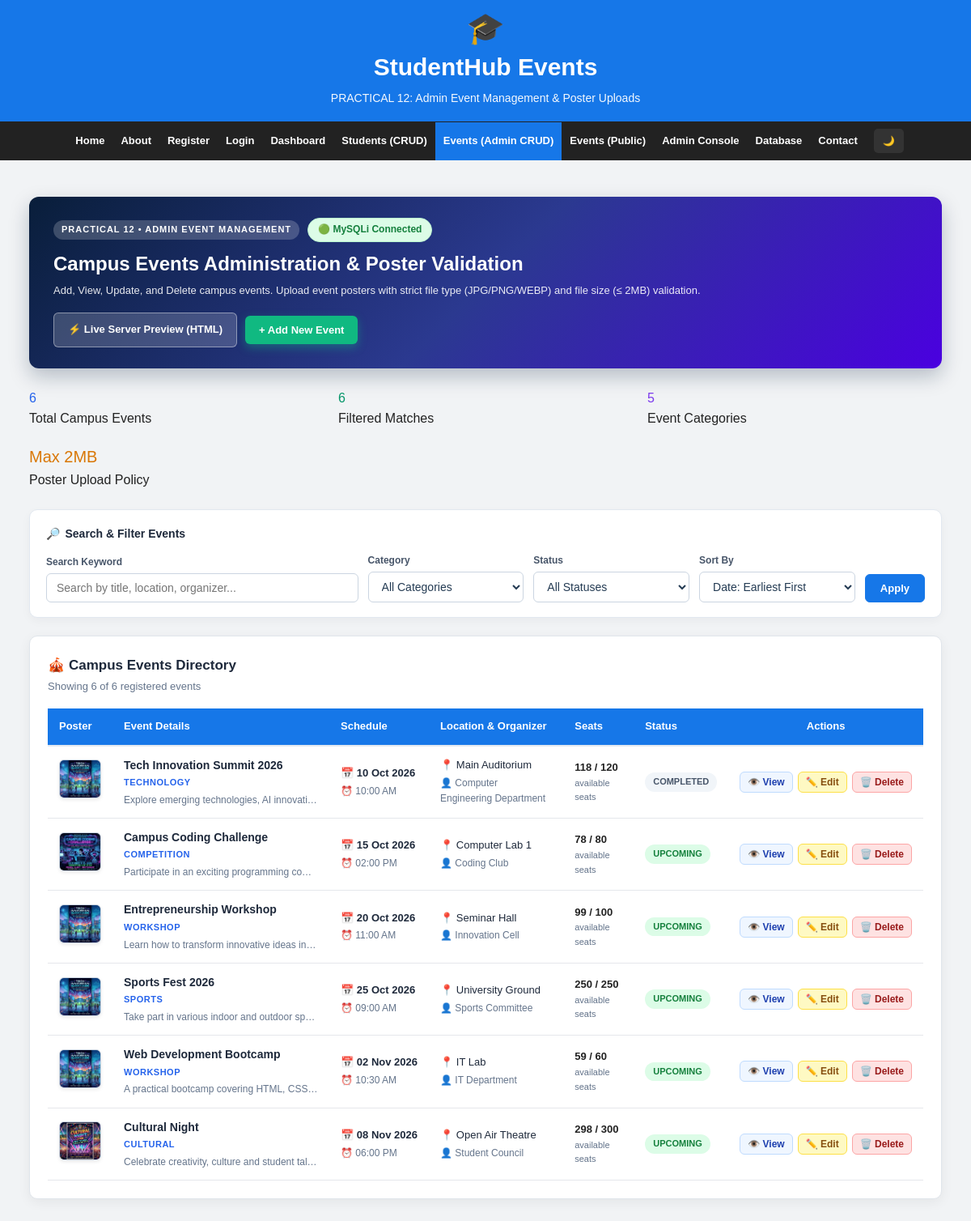
Screenshot of /php/event_manager.php (signed in) with the database file from the repository.
### tables this page shows
CREATE TABLE `events` (
    `event_id` INT UNSIGNED AUTO_INCREMENT PRIMARY KEY,
    `title` VARCHAR(150) NOT NULL,
    `category` VARCHAR(50) NOT NULL COMMENT 'Technology, Competition, Workshop, Sports, Cultural',
    `event_date` DATE NOT NULL,
    `event_time` VARCHAR(30) NOT NULL,
    `location` VARCHAR(120) NOT NULL,
    `description` TEXT NOT NULL,
    `organizer` VARCHAR(120) NOT NULL,
    `total_seats` INT UNSIGNED NOT NULL,
    `available_seats` INT UNSIGNED NOT NULL,
    `status` ENUM('Upcoming', 'Ongoing', 'Completed', 'Cancelled') NOT NULL DEFAULT 'Upcoming',
    `poster_image` VARCHAR(255) DEFAULT 'default_poster.jpg' COMMENT 'Relative path or filename of event poster image',
    `created_at` TIMESTAMP NOT NULL DEFAULT CURRENT_TIMESTAMP,

    INDEX `idx_events_date` (`event_date`),
    INDEX `idx_events_category` (`category`),
    INDEX `idx_events_status` (`status`)
);

### php/event_manager.php (the view, shortened to what the rows shown need)
<?php
$mysqli = getMySQLiConnection();
$isDbConnected = ($mysqli instanceof mysqli);
$sortBy         = trim($_GET['sort'] ?? 'dateAsc');
$eventsList = [];
if ($isDbConnected) {
    try {
        $sql = "
            SELECT event_id, title, category, event_date, event_time, location,
                   description, organizer, total_seats, available_seats, status, poster_image, created_at
            FROM events
            WHERE 1=1
        ";
        switch ($sortBy) {
            case 'dateAsc':
            default:
                $sql .= " ORDER BY event_date ASC, event_time ASC";
                break;
        }
        $stmt = $mysqli->prepare($sql);
        if ($stmt) {
            $stmt->execute();
            $res = $stmt->get_result();
            while ($row = $res->fetch_assoc()) {
                $eventsList[] = $row;
            }
        }
    } catch (Exception $e) {
        error_log("Event Manager Query Exception: " . $e->getMessage());
    }
}
?>
<!DOCTYPE html>
<html lang="en">
<head>
    <link rel="stylesheet" href="../css/style.css">
</head>
<body>
<header class="site-header">
    <h1>StudentHub Events</h1>
</header>
<main>
    <div class="container" style="margin-top: 25px; margin-bottom: 50px;">
        <section class="event-hero">
            <div>
                <h2 style="margin: 8px 0 4px 0; font-size: 24px; color: #ffffff;">
                    Campus Events Administration & Poster Validation
                </h2>
            </div>
        </section>
        <section class="card" style="padding: 22px; box-shadow: 0 4px 15px rgba(0,0,0,0.06); border-radius: 10px;">
            <div style="overflow-x: auto;">
                <table class="records-table" style="width: 100%; border-collapse: collapse; font-size: 13px;">
                    <thead>
                        <tr style="background: #f8fafc; border-bottom: 2px solid #e2e8f0; text-align: left;">
                            <th style="padding: 12px 14px; width: 80px;">Poster</th>
                            <th style="padding: 12px 14px;">Event Details</th>
                            <th style="padding: 12px 14px;">Schedule</th>
                            <th style="padding: 12px 14px;">Location & Organizer</th>
                            <th style="padding: 12px 14px;">Seats</th>
                            <th style="padding: 12px 14px;">Status</th>
                            <th style="padding: 12px 14px; text-align: center;">Actions</th>
                        </tr>
                    </thead>
                    <tbody>
                        <?php if (empty($eventsList)): ?>
                            <tr>
                                <td colspan="7" style="text-align: center; padding: 36px; color: #94a3b8;">
                                    <div style="font-size: 32px; margin-bottom: 8px;">🎪</div>
                                    <div style="font-weight: 600; font-size: 15px; color: #475569;">No events match the selected criteria</div>
                                    <p style="margin: 4px 0 0 0; font-size: 12px;">Try adjusting your keyword, category, or status filter.</p>
                                </td>
                            </tr>
                        <?php else: ?>
                            <?php foreach ($eventsList as $ev): ?>
                                <?php
                                $posterFile = basename($ev['poster_image'] ?? 'default_poster.jpg');
                                $posterPath = '../uploads/posters/' . $posterFile;
                                $statusClass = 'status-' . strtolower($ev['status'] ?? 'upcoming');
                                ?>
                                <tr style="border-bottom: 1px solid #f1f5f9;">
                                    <td style="padding: 12px 14px;">
                                        <img src="<?php echo htmlspecialchars($posterPath); ?>"
                                             alt="<?php echo htmlspecialchars($ev['title']); ?>"
                                             class="poster-thumb"
                                             title="Click to view full poster"
                                             onclick="openViewModal(<?php echo (int)$ev['event_id']; ?>)"
                                             onerror="this.src='../uploads/posters/default_poster.jpg'">
                                    </td>
                                    <td style="padding: 12px 14px;">
                                        <span class="table-event-title"><?php echo htmlspecialchars($ev['title']); ?></span>
                                        <span class="table-event-cat"><?php echo htmlspecialchars($ev['category']); ?></span>
                                        <div style="color: #64748b; font-size: 12px; margin-top: 2px; max-width: 240px; overflow: hidden; text-overflow: ellipsis; white-space: nowrap;">
                                            <?php echo htmlspecialchars($ev['description']); ?>
                                        </div>
                                    </td>
                                    <td style="padding: 12px 14px; white-space: nowrap;">
                                        <div style="font-weight: 600; color: #1e293b;">
                                            📅 <?php echo date('d M Y', strtotime($ev['event_date'])); ?>
                                        </div>
                                        <div style="color: #64748b; font-size: 12px; margin-top: 2px;">
                                            ⏰ <?php echo htmlspecialchars($ev['event_time']); ?>
                                        </div>
                                    </td>
                                    <td style="padding: 12px 14px;">
                                        <div style="font-weight: 500; color: #1e293b;">
                                            📍 <?php echo htmlspecialchars($ev['location']); ?>
                                        </div>
                                        <div style="color: #64748b; font-size: 12px; margin-top: 2px;">
                                            👤 <?php echo htmlspecialchars($ev['organizer']); ?>
                                        </div>
                                    </td>
                                    <td style="padding: 12px 14px;">
                                        <div style="font-weight: 600;">
                                            <?php echo (int)($ev['available_seats'] ?? $ev['total_seats']); ?> / <?php echo (int)$ev['total_seats']; ?>
                                        </div>
                                        <div style="font-size: 11px; color: #64748b;">available seats</div>
                                    </td>
                                    <td style="padding: 12px 14px;">
                                        <span class="badge-status <?php echo $statusClass; ?>">
                                            <?php echo htmlspecialchars($ev['status'] ?? 'Upcoming'); ?>
                                        </span>
                                    </td>
                                    <td style="padding: 12px 14px; text-align: center;">
                                        <div class="action-btn-group" style="justify-content: center;">
                                            <button type="button" class="btn-action btn-view" title="View Event Profile & Poster" onclick="openViewModal(<?php echo (int)$ev['event_id']; ?>)">
                                                👁️ View
                                            </button>
                                            <button type="button" class="btn-action btn-edit" title="Edit Event Details or Replace Poster" onclick="openEditModal(<?php echo (int)$ev['event_id']; ?>)">
                                                ✏️ Edit
                                            </button>
                                            <button type="button" class="btn-action btn-delete" title="Delete Event Record" onclick="openDeleteModal(<?php echo (int)$ev['event_id']; ?>, '<?php echo addslashes($ev['title']); ?>', '<?php echo htmlspecialchars($posterFile); ?>')">
                                                🗑️ Delete
                                            </button>
                                        </div>
                                    </td>
                                </tr>
                            <?php endforeach; ?>
                        <?php endif; ?>
                    </tbody>
                </table>
            </div>
        </section>
    </div>
</main>
</body>
</html>

### rows the page displays
events: poster_image (picture), title "Tech Innovation Summit 2026", category "TECHNOLOGY", description "Explore emerging technologies, AI innovati…", event_date "10 Oct 2026", event_time "10:00 AM", location "Main Auditorium", organizer "Computer Engineering Department", available_seats "118", total_seats "120", status "COMPLETED"
events: poster_image (picture), title "Campus Coding Challenge", category "COMPETITION", description "Participate in an exciting programming co…", event_date "15 Oct 2026", event_time "02:00 PM", location "Computer Lab 1", organizer "Coding Club", available_seats "78", total_seats "80", status "UPCOMING"
events: poster_image (placeholder picture), title "Entrepreneurship Workshop", category "WORKSHOP", description "Learn how to transform innovative ideas in…", event_date "20 Oct 2026", event_time "11:00 AM", location "Seminar Hall", organizer "Innovation Cell", available_seats "99", total_seats "100", status "UPCOMING"
events: poster_image (placeholder picture), title "Sports Fest 2026", category "SPORTS", description "Take part in various indoor and outdoor sp…", event_date "25 Oct 2026", event_time "09:00 AM", location "University Ground", organizer "Sports Committee", available_seats "250", total_seats "250", status "UPCOMING"
events: poster_image (placeholder picture), title "Web Development Bootcamp", category "WORKSHOP", description "A practical bootcamp covering HTML, CSS…", event_date "02 Nov 2026", event_time "10:30 AM", location "IT Lab", organizer "IT Department", available_seats "59", total_seats "60", status "UPCOMING"
events: poster_image (picture), title "Cultural Night", category "CULTURAL", description "Celebrate creativity, culture and student tal…", event_date "08 Nov 2026", event_time "06:00 PM", location "Open Air Theatre", organizer "Student Council", available_seats "298", total_seats "300", status "UPCOMING"

### other values shown
$totalEventsCount "6"
count($eventsList) "6"
count($allCategories) "5"
